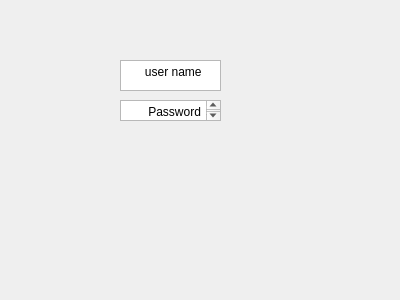
<?xml version="1.0" encoding="UTF-8"?>
<ui version="4.0">
 <class>loginfield</class>
 <widget class="QDialog" name="loginfield">
  <property name="geometry">
   <rect>
    <x>0</x>
    <y>0</y>
    <width>400</width>
    <height>300</height>
   </rect>
  </property>
  <property name="windowTitle">
   <string>Dialog</string>
  </property>
  <widget class="QTextEdit" name="textEdit">
   <property name="geometry">
    <rect>
     <x>120</x>
     <y>60</y>
     <width>101</width>
     <height>31</height>
    </rect>
   </property>
   <property name="html">
    <string>&lt;!DOCTYPE HTML PUBLIC &quot;-//W3C//DTD HTML 4.0//EN&quot; &quot;http://www.w3.org/TR/REC-html40/strict.dtd&quot;&gt;
&lt;html&gt;&lt;head&gt;&lt;meta name=&quot;qrichtext&quot; content=&quot;1&quot; /&gt;&lt;meta charset=&quot;utf-8&quot; /&gt;&lt;style type=&quot;text/css&quot;&gt;
p, li { white-space: pre-wrap; }
hr { height: 1px; border-width: 0; }
li.unchecked::marker { content: &quot;\2610&quot;; }
li.checked::marker { content: &quot;\2612&quot;; }
&lt;/style&gt;&lt;/head&gt;&lt;body style=&quot; font-family:'Segoe UI'; font-size:9pt; font-weight:400; font-style:normal;&quot;&gt;
&lt;p style=&quot; margin-top:0px; margin-bottom:0px; margin-left:0px; margin-right:0px; -qt-block-indent:0; text-indent:0px;&quot;&gt;      user name&lt;/p&gt;&lt;/body&gt;&lt;/html&gt;</string>
   </property>
  </widget>
  <widget class="QTextEdit" name="textEdit_2">
   <property name="geometry">
    <rect>
     <x>120</x>
     <y>100</y>
     <width>101</width>
     <height>21</height>
    </rect>
   </property>
   <property name="html">
    <string>&lt;!DOCTYPE HTML PUBLIC &quot;-//W3C//DTD HTML 4.0//EN&quot; &quot;http://www.w3.org/TR/REC-html40/strict.dtd&quot;&gt;
&lt;html&gt;&lt;head&gt;&lt;meta name=&quot;qrichtext&quot; content=&quot;1&quot; /&gt;&lt;meta charset=&quot;utf-8&quot; /&gt;&lt;style type=&quot;text/css&quot;&gt;
p, li { white-space: pre-wrap; }
hr { height: 1px; border-width: 0; }
li.unchecked::marker { content: &quot;\2610&quot;; }
li.checked::marker { content: &quot;\2612&quot;; }
&lt;/style&gt;&lt;/head&gt;&lt;body style=&quot; font-family:'Segoe UI'; font-size:9pt; font-weight:400; font-style:normal;&quot;&gt;
&lt;p style=&quot; margin-top:0px; margin-bottom:0px; margin-left:0px; margin-right:0px; -qt-block-indent:0; text-indent:0px;&quot;&gt;       Password&lt;/p&gt;&lt;/body&gt;&lt;/html&gt;</string>
   </property>
  </widget>
 </widget>
 <resources/>
 <connections/>
</ui>
